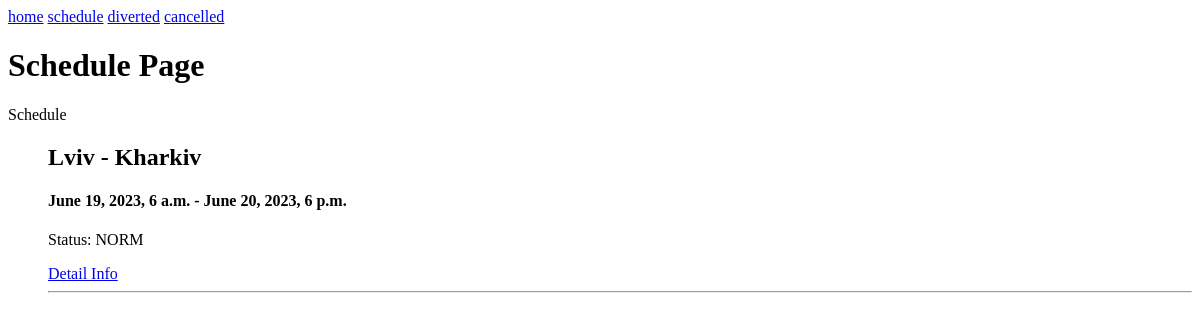
The app's page /schedule/, older data.
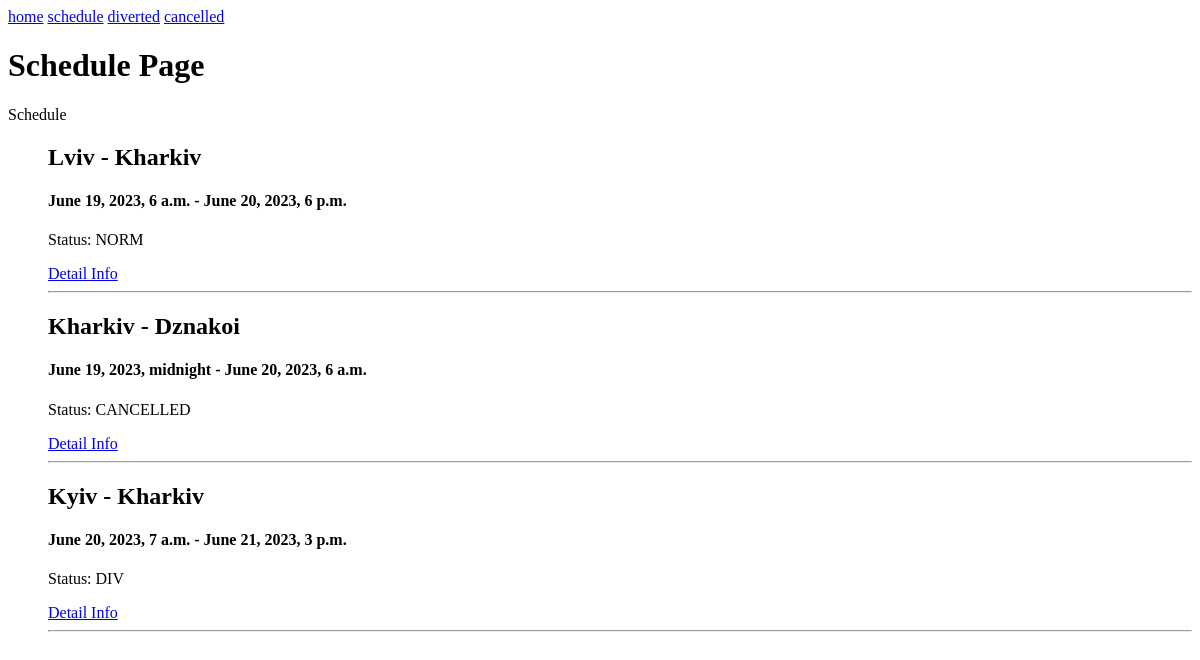
The same page, newer data.
### railway/models.py (models this page shows, shortened)
class Trains(models.Model):
    number = models.IntegerField("TrainNumber")
    status = models.CharField('StatusOfTrain', max_length=9, choices=(('NORM', 'normal'), ('CANCELLED', 'cancelled'), ('DIV', 'diverted')), default='normal')
    from_city = models.CharField(max_length=255, verbose_name= 'from')
    to_city = models.CharField(max_length=255, verbose_name= 'to')
    departure_date = models.DateTimeField(verbose_name= 'departure_date')
    arrival_date = models.DateTimeField(verbose_name= 'arrival_date')
    slug = models.SlugField(max_length=255, unique=False, db_index = True, verbose_name="URL")
    def get_absolute_url(self):
        return reverse('train', kwargs = {'train_slug': self.slug})

### railway/views.py (the view)
# urls.py: path('schedule/', Schedule.as_view(), name = "schedule"),
class Schedule(ListView):
    model = Trains #Select all records from the table and try to display them as a list
    template_name = 'railway/schedule.html' #The path to the required html file
    context_object_name = 'trains' #Put list records from the table in posts
    def get_context_data(self, *, object_list=None, **kwargs):  #Passing static and dynamic data
        context = super().get_context_data(**kwargs)
        context['title'] = 'Schedule Page'
        context['menu'] = menu
        return context

### railway/templates/railway/schedule.html
{% extends 'railway/base.html' %}
{%block content%}
<h1>{{title}}</h1>
<p>Schedule</p>
<ul>
    {%for t in trains%}
    <h2>{{ t.from_city }} - {{ t.to_city }}</h2>
    <h4>{{ t.departure_date }} - {{ t.arrival_date }}</h4>
    <p>Status: {{t.status}}</p>
    <a href = "{{ t.get_absolute_url }}">Detail Info</a>
    <hr>
    {%endfor%}
</ul>
{%endblock content%}

### railway/templates/railway/base.html (shortened to what this page needs)
{% load static %}
<!DOCTYPE html>
<html lang="en">
<head>
</head>
<body>
    {% block mainmenu %}
        {%for m in menu%}
            <a href = "{% url m %}">{{m}}</a>
        {%endfor%}
    {% endblock mainmenu %}
    {%block content%}
    {%endblock content%}
</body>
</html>

Row changes from the older to the newer data that the page shows:
added Trains: from_city "Kharkiv", to_city "Dznakoi", departure_date "June 19, 2023, midnight", arrival_date "June 20, 2023, 6 a.m.", status "CANCELLED"
added Trains: from_city "Kyiv", to_city "Kharkiv", departure_date "June 20, 2023, 7 a.m.", arrival_date "June 21, 2023, 3 p.m.", status "DIV"
